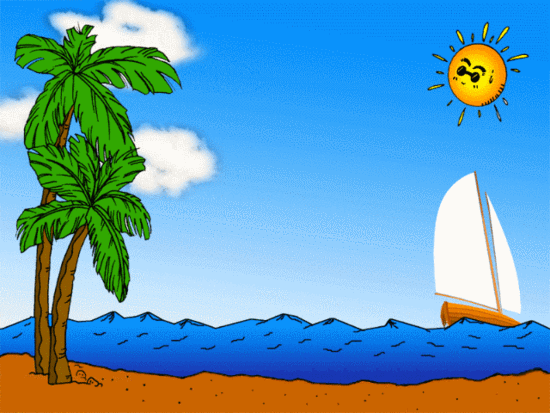
%> input picture 3-1算法-Algorithms_MathModels/《MATLAB图像处理》源文件/本书源文件/chap3/beach.gif, 550 x 413 px
$ octave chap3_13.m   (GNU Octave 9; MATLAB toolbox functions it lacks are replaced by stand-ins)
%> lines starting %> are read from the running program, lines starting %| are printed output that depends on the picture
clear all;
close all;
clc;
[X,map]=imread('beach.gif',2);
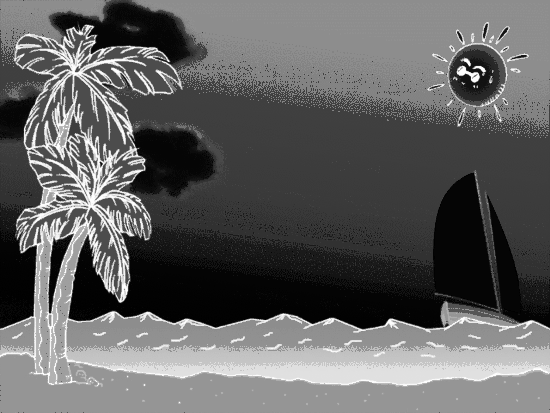
%> X: size 413x550 uint8; min 0, max 254, mean 97.4
%> map = 255 rows, first 12: [0.906 0.949 0.973; 0.843 0.918 0.969; 0.784 0.906 0.992; 0.737 0.882 0.996; 0.706 0.871 0.996; 0.988 0.98 0.965; 0.957 0.949 0.929; 0.937 0.941 0.937; 0.886 0.929 0.957; 0.82 0.89 0.945; 0.761 0.871 0.957; 0.945 0.933 0.914]
[X1,map1]=imread('beach.gif',12);
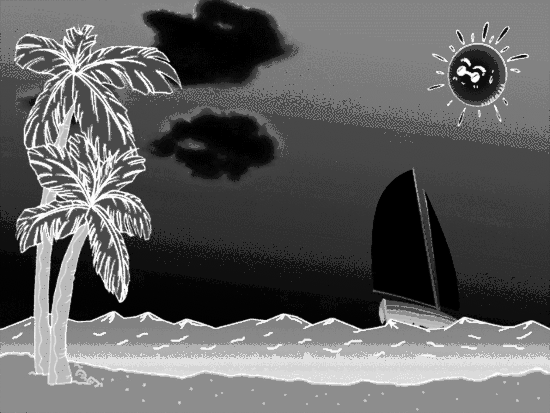
%> X1: size 413x550 uint8; min 0, max 254, mean 96.5
%> map1 = 255 rows, first 12: [0.988 0.98 0.965; 0.906 0.949 0.973; 0.843 0.918 0.969; 0.784 0.906 0.992; 0.737 0.882 0.996; 0.957 0.949 0.929; 0.937 0.941 0.937; 0.886 0.925 0.953; 0.82 0.89 0.941; 0.918 0.922 0.918; 0.851 0.89 0.918; 0.949 0.933 0.914]
set(0,'defaultFigurePosition',[100,100,1000,500]);	%修改图形图像位置的默认设置
set(0,'defaultFigureColor', [1 1 1]);				%修改图形背景颜色的设置
figure,
subplot(121),imshow(X,map);
subplot(122),imshow(X1,map1);
%> after `imshow(X1,map1)`:
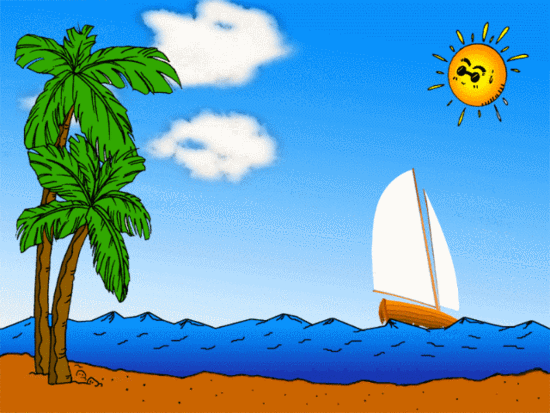
%> displayed picture: size 413x550x3, on the screen's scale of 0 to 255; mean R, G, B 103.5, 159.4, 184.3
%> after `imshow(X1,map1)`:
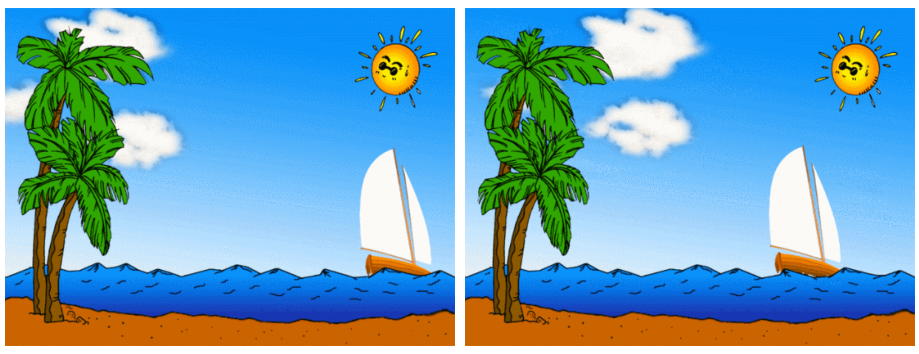
%> figure redrawn from the program's plot data, 2 panels
%> (the run ends here)
